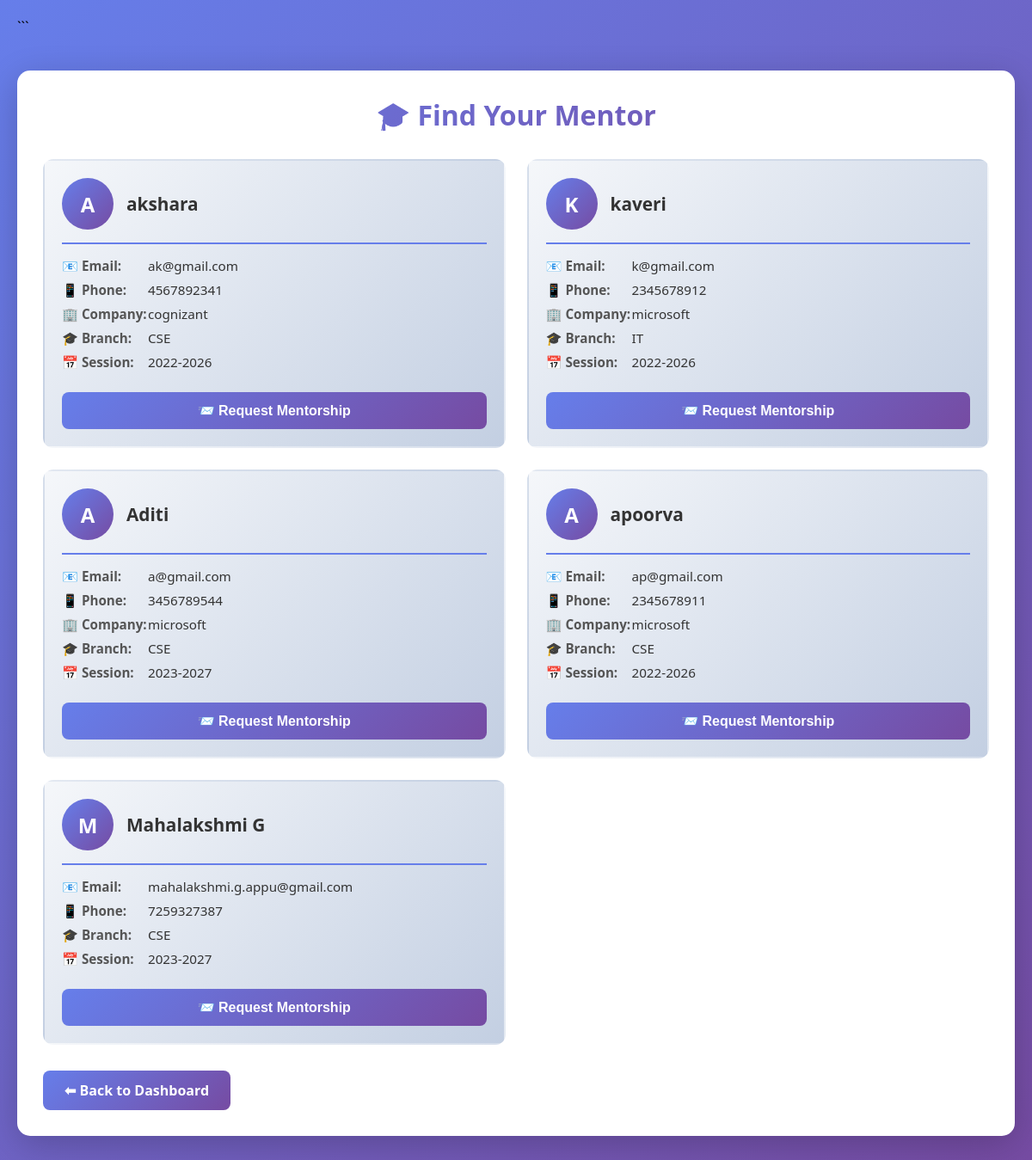
The app's page /student_find_mentor.php (signed in) with its own data.
### tables this page shows
CREATE TABLE `alumniinfo` (
  `pi_name` varchar(100) NOT NULL,
  `pi_gender` varchar(20) NOT NULL,
  `pi_address` varchar(100) NOT NULL,
  `pi_email` varchar(100) NOT NULL,
  `pi_linkedin` varchar(255) DEFAULT NULL,
  `pi_instagram` varchar(255) DEFAULT NULL,
  `pi_whatsapp` varchar(20) DEFAULT NULL,
  `pi_facebook` varchar(255) DEFAULT NULL,
  `pi_twitter` varchar(255) DEFAULT NULL,
  `pi_github` varchar(255) DEFAULT NULL,
  `pi_portfolio` varchar(255) DEFAULT NULL,
  `pi_picture` longblob DEFAULT NULL,
  `pi_session` varchar(50) NOT NULL,
  `pi_branch` varchar(50) NOT NULL,
  `pi_yop` year(4) DEFAULT NULL,
  `pi_mobile` varchar(50) NOT NULL,
  `pi_company` varchar(50) NOT NULL,
  `pi_designation` varchar(100) DEFAULT NULL,
  `pi_register` varchar(100) NOT NULL,
  `show_contact` tinyint(1) DEFAULT 1 COMMENT 'Show contact info to students',
  `available_for_mentorship` tinyint(1) DEFAULT 1 COMMENT 'Available as mentor'
);

### student_find_mentor.php (the view, shortened to what this page needs)
<?php
include_once 'db_config.php';
$st_register = $_SESSION['st_register'];
$sql = "SELECT ai.pi_register, ai.pi_name, ai.pi_email, ai.pi_mobile, ai.pi_company,
        ai.pi_designation, ai.pi_yop, ai.pi_branch, ai.pi_session,
        ai.pi_linkedin, ai.pi_instagram, ai.pi_whatsapp, ai.pi_facebook,
        ai.pi_twitter, ai.pi_github, ai.pi_portfolio,
        ai.show_contact, ai.available_for_mentorship
        FROM alumniinfo ai
        JOIN alumnimember am ON ai.pi_register = am.pi_register
        WHERE am.al_status = 'Approve'
        AND (ai.available_for_mentorship IS NULL OR ai.available_for_mentorship = 1)
        AND ai.pi_register NOT IN (
            SELECT mentor_pi_register FROM mentorship_requests
            WHERE st_register='$st_register' AND status='Pending'
        )
        AND ai.pi_register NOT IN (
            SELECT mentor_pi_register FROM mentorship
            WHERE mentee_st_register='$st_register' AND status='active'
        )
        ORDER BY ai.pi_yop DESC";
$result = mysqli_query($conn, $sql);
?>
<!DOCTYPE html>
<html>
<head>
</head>
<body>
<div class="container">
    <h2>🎓 Find Your Mentor</h2>
    <div class="mentor-grid">
        <?php if (mysqli_num_rows($result) > 0) { ?>
            <?php while ($row = mysqli_fetch_assoc($result)) {
                $initials = strtoupper(substr($row['pi_name'], 0, 1));
                $show_contact = $row['show_contact'] ?? 1;
            ?>
                <div class="mentor-card">
                    <div class="mentor-header">
                        <div class="mentor-avatar"><?php echo $initials; ?></div>
                        <div class="mentor-name"><?php echo htmlspecialchars($row['pi_name']); ?></div>
                    </div>
                    <div class="mentor-info">
                        <?php if ($show_contact) { ?>
                        <div class="info-row">
                            <span class="info-label">📧 Email:</span>
                            <span class="info-value"><?php echo htmlspecialchars($row['pi_email']); ?></span>
                        </div>
                        <?php if (!empty($row['pi_mobile'])) { ?>
                        <div class="info-row">
                            <span class="info-label">📱 Phone:</span>
                            <span class="info-value"><?php echo htmlspecialchars($row['pi_mobile']); ?></span>
                        </div>
                        <?php } } ?>
                        <?php if (!empty($row['pi_company'])) { ?>
                        <div class="info-row">
                            <span class="info-label">🏢 Company:</span>
                            <span class="info-value"><?php echo htmlspecialchars($row['pi_company']); ?></span>
                        </div>
                        <?php } ?>
                        <div class="info-row">
                            <span class="info-label">🎓 Branch:</span>
                            <span class="info-value"><?php echo htmlspecialchars($row['pi_branch']); ?></span>
                        </div>
                        <div class="info-row">
                            <span class="info-label">📅 Session:</span>
                            <span class="info-value"><?php echo htmlspecialchars($row['pi_session']); ?></span>
                        </div>
                    </div>
                    <form method="POST">
                        <button type="submit" name="request_mentor" class="request-btn">
                            📨 Request Mentorship
                        </button>
                    </form>
                </div>
            <?php } ?>
        <?php } else { ?>
            <div class="no-mentors">
                <p>No mentors available at the moment. Please check back later!</p>
            </div>
        <?php } ?>
    </div>
    <a href="studentpage.php" class="back-btn">⬅ Back to Dashboard</a>
</div>
</body>
</html>

### student_find_mentor.php (style rules this page uses)
* { margin: 0; padding: 0; box-sizing: border-box; }
body { font-family: 'Segoe UI', Tahoma, Geneva, Verdana, sans-serif; background: linear-gradient(135deg, #667eea 0%, #764ba2 100%); min-height: 100vh; padding: 20px; }
.container { max-width: 1200px; margin: 40px auto; background: white; padding: 30px; border-radius: 15px; box-shadow: 0 10px 40px rgba(0, 0, 0, 0.2); }
h2 { text-align: center; color: #333; margin-bottom: 30px; font-size: 2rem; background: linear-gradient(135deg, #667eea 0%, #764ba2 100%); -webkit-background-clip: text; -webkit-text-fill-color: transparent; }
.mentor-grid { display: grid; grid-template-columns: repeat(auto-fill, minmax(380px, 1fr)); gap: 25px; margin-bottom: 30px; }
.mentor-card { background: linear-gradient(135deg, #f5f7fa 0%, #c3cfe2 100%); border-radius: 12px; padding: 20px; transition: all 0.3s ease; border: 2px solid transparent; }
.mentor-header { display: flex; align-items: center; margin-bottom: 15px; padding-bottom: 15px; border-bottom: 2px solid #667eea; }
.mentor-avatar { width: 60px; height: 60px; border-radius: 50%; background: linear-gradient(135deg, #667eea 0%, #764ba2 100%); display: flex; align-items: center; justify-content: center; color: white; font-size: 1.5rem; font-weight: bold; margin-right: 15px; }
.mentor-name { font-size: 1.3rem; font-weight: bold; color: #333; }
.mentor-info { margin: 10px 0; }
.info-row { display: flex; align-items: center; margin: 8px 0; font-size: 0.95rem; }
.info-label { font-weight: 600; color: #555; min-width: 100px; }
.info-value { color: #333; }
.request-btn { width: 100%; padding: 12px; background: linear-gradient(135deg, #667eea 0%, #764ba2 100%); color: white; border: none; border-radius: 8px; font-weight: 600; font-size: 1rem; cursor: pointer; transition: all 0.3s; margin-top: 15px; }
.back-btn { display: inline-block; padding: 12px 25px; background: linear-gradient(135deg, #667eea 0%, #764ba2 100%); color: white; text-decoration: none; border-radius: 8px; font-weight: 600; transition: all 0.3s; }

### records on screen
alumniinfo: pi_name "A", pi_name "akshara", pi_email "ak@gmail.com", pi_mobile "4567892341", pi_company "cognizant", pi_branch "CSE", pi_session "2022-2026"
alumniinfo: pi_name "K", pi_name "kaveri", pi_email "k@gmail.com", pi_mobile "2345678912", pi_company "microsoft", pi_branch "IT", pi_session "2022-2026"
alumniinfo: pi_name "A", pi_name "Aditi", pi_email "a@gmail.com", pi_mobile "3456789544", pi_company "microsoft", pi_branch "CSE", pi_session "2023-2027"
alumniinfo: pi_name "A", pi_name "apoorva", pi_email "ap@gmail.com", pi_mobile "2345678911", pi_company "microsoft", pi_branch "CSE", pi_session "2022-2026"
alumniinfo: pi_name "M", pi_name "Mahalakshmi G", pi_email "mahalakshmi.g.appu@gmail.com", pi_mobile "7259327387", pi_branch "CSE", pi_session "2023-2027"
